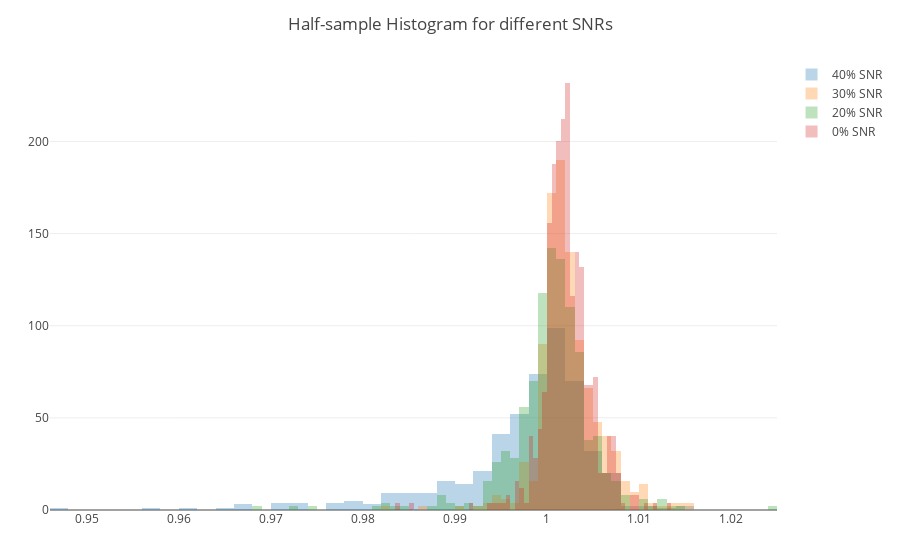

Notebook code cell kept with this figure:
### Code cell
hist100 = pty.histogram(x=y100, opacity=.7, name="100% SNR");
hist80 = pty.histogram(x=y80, opacity=.7, name="80% SNR", histnorm="probability density");
hist60 = pty.histogram(x=y60, opacity=.7, name="60% SNR", histnorm="probability density");
hist50 = pty.histogram(x=y50, opacity=.4, name="50% SNR", histnorm="probability density");
hist40 = pty.histogram(x=y40, opacity=.3, name="40% SNR", histnorm="probability density");
hist30 = pty.histogram(x=y30, opacity=.3, name="30% SNR", histnorm="probability density");
hist20 = pty.histogram(x=y20, opacity=.3, name="20% SNR", histnorm="probability density");
hist0 = pty.histogram(x=y0, opacity=.3, name="0% SNR", histnorm="probability density");
 
pty.plot([hist40, hist30, hist20, hist0], 
          pty.Layout(title="Half-sample Histogram for different SNRs", barmode="overlay"))

### Figure 1 — Plotly figure (JSON) as saved in the notebook; plotly's stock layout.template omitted (floating-point values rounded to 4 significant figures; data arrays with more than 128 entries replaced by an {"elided": "..."} marker saying what was removed)
{"data": [{"histnorm": "probability density", "name": "40% SNR", "opacity": 0.3, "type": "histogram", "x": {"elided": "500 float values"}}, {"histnorm": "probability density", "name": "30% SNR", "opacity": 0.3, "type": "histogram", "x": {"elided": "500 float values"}}, {"histnorm": "probability density", "name": "20% SNR", "opacity": 0.3, "type": "histogram", "x": {"elided": "500 float values"}}, {"histnorm": "probability density", "name": "0% SNR", "opacity": 0.3, "type": "histogram", "x": {"elided": "500 float values"}}], "layout": {"autosize": true, "barmode": "overlay", "margin": {"b": 50, "l": 50, "r": 50, "t": 60}, "title": {"text": "Half-sample Histogram for different SNRs"}, "xaxis": {"autorange": true, "range": [0.946, 1.025], "type": "linear"}, "yaxis": {"autorange": true, "range": [0, 244.2]}}}
